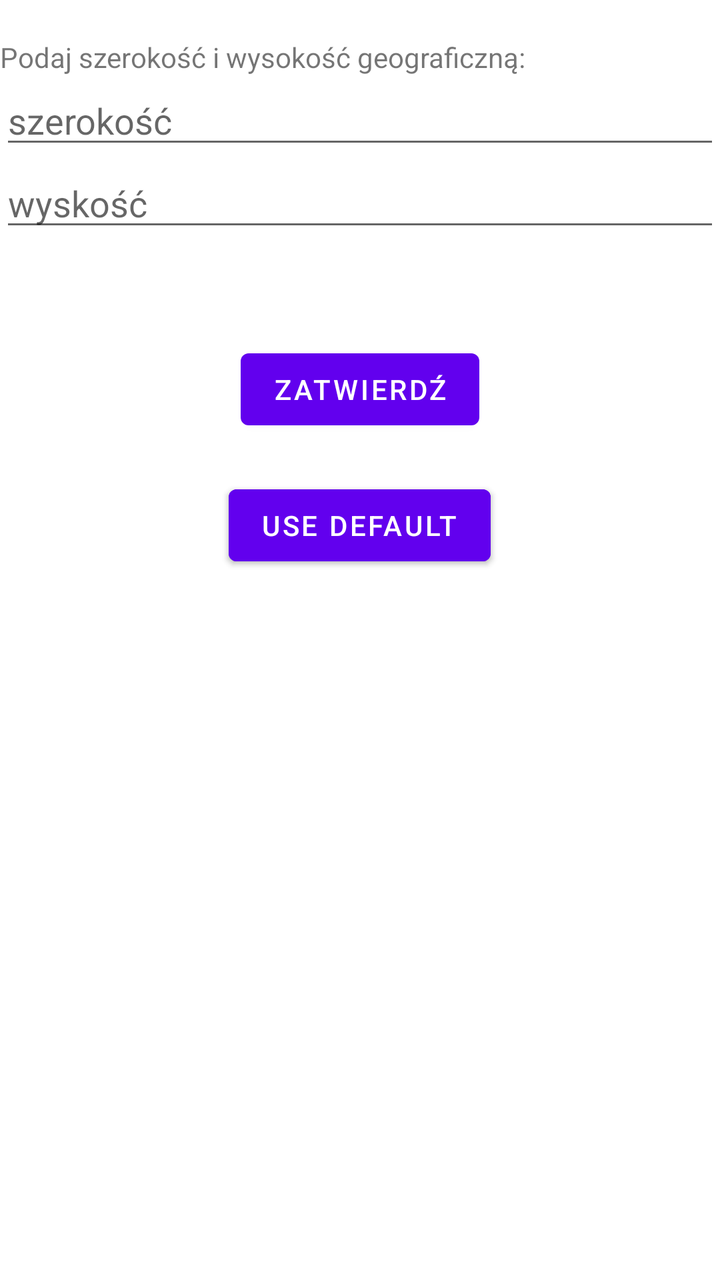
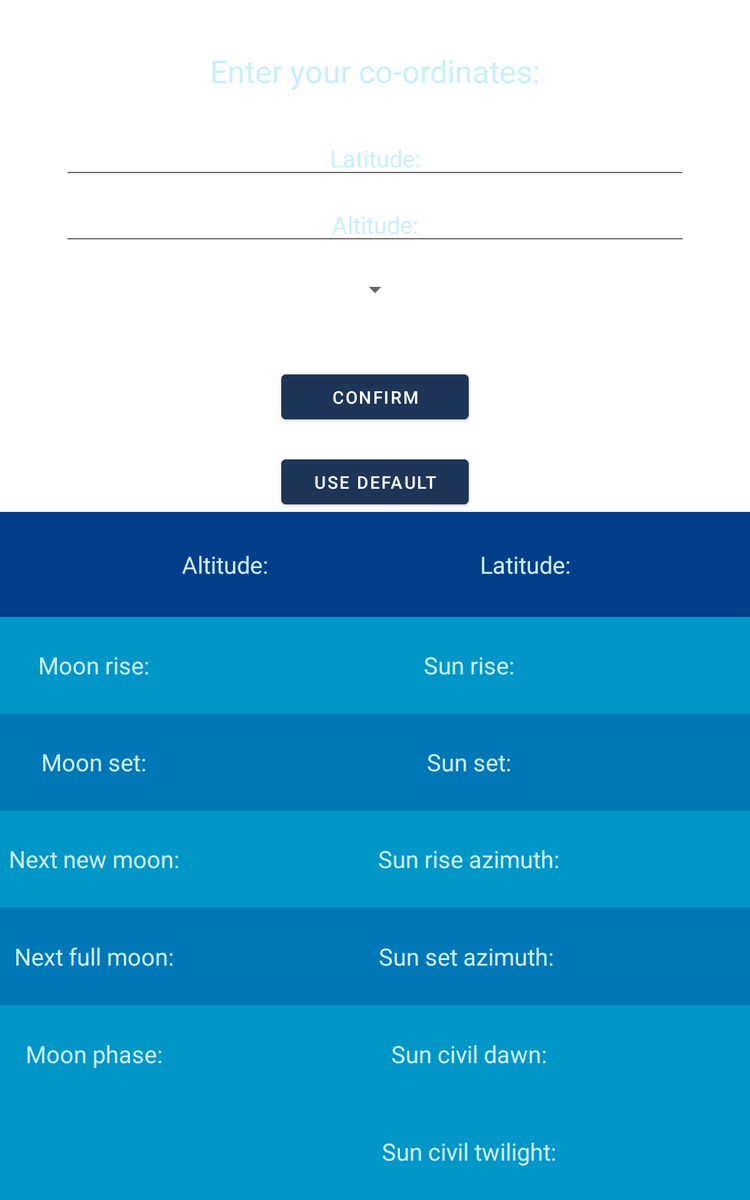

Two renders of one Android screen. The first uses the default layout on a phone; the second uses the alternative layout the repository ships for a different screen configuration, on a matching device. The two XML files are below.
<!-- AndroidManifest.xml: application theme Theme.Navbar -->
<!-- res/layout/fragment_settings.xml -->
<?xml version="1.0" encoding="utf-8"?>
<RelativeLayout xmlns:android="http://schemas.android.com/apk/res/android"
    xmlns:app="http://schemas.android.com/apk/res-auto"
    xmlns:tools="http://schemas.android.com/tools"
    android:layout_width="match_parent"
    android:layout_height="match_parent"
    tools:context=".ui.home.SettingsFragment">

    <TextView
        android:id="@+id/text_home"
        android:layout_width="match_parent"
        android:layout_height="wrap_content"

        />

    <TextView
        android:id="@+id/text_settings"
        android:layout_width="match_parent"
        android:layout_height="wrap_content"
        android:layout_below="@+id/text_home"
        android:text="Podaj szerokość i wysokość geograficzną: "
        />

    <EditText
        android:hint="szerokość"
        android:id="@+id/edit_text_latitude"
        android:layout_width="match_parent"
        android:layout_height="wrap_content"
        android:layout_below="@+id/text_settings"
        />

    <EditText
        android:hint="wyskość"
        android:id="@+id/edit_text_altitude"
        android:layout_width="match_parent"
        android:layout_height="wrap_content"
        android:layout_below="@+id/edit_text_latitude"


        />


    <Button
        android:id="@+id/button_confirm_settings"
        android:layout_width="wrap_content"
        android:layout_height="wrap_content"
        android:text="Zatwierdź"
        android:layout_below="@+id/edit_text_altitude"
        android:layout_centerHorizontal="true"
        android:layout_marginTop="50dp"
        android:onClick="buttonConfirmSettingsClick"
        />

    <Button
        android:layout_width="wrap_content"
        android:layout_height="wrap_content"
        android:layout_below="@+id/button_confirm_settings"
        android:layout_centerHorizontal="true"
        android:layout_marginTop="20dp"
        android:text="Use Default"
        android:onClick="useDefaultCoordinates"

        />

    <Button
        android:layout_width="wrap_content"
        android:layout_height="wrap_content"
        android:layout_below="@+id/button_confirm_settings"
        android:layout_centerHorizontal="true"
        android:layout_marginTop="20dp"
        android:text="Use Default"
        android:onClick="useDefaultCoordinates"

        />





</RelativeLayout>
<!-- resources referenced by this layout -->
<resources>
  <style name="Theme.Navbar" parent="Theme.MaterialComponents.DayNight.NoActionBar">
          
          <item name="colorPrimary">@color/purple_500</item>
          <item name="colorPrimaryVariant">@color/purple_700</item>
          <item name="colorOnPrimary">@color/white</item>
          
          <item name="colorSecondary">@color/teal_200</item>
          <item name="colorSecondaryVariant">@color/teal_700</item>
          <item name="colorOnSecondary">@color/black</item>
          
          <item name="android:statusBarColor" tools:targetApi="l">?attr/colorPrimaryVariant</item>
          
      </style>
  <color name="purple_500">#FF6200EE</color>
  <color name="purple_700">#FF3700B3</color>
  <color name="white">#FFFFFFFF</color>
  <color name="teal_200">#FF03DAC5</color>
  <color name="teal_700">#FF018786</color>
  <color name="black">#FF000000</color>
</resources>
<!-- res/layout-sw600dp/fragment_settings.xml (the repository's variant of the layout above) -->
<!-- drawn on a 7-inch tablet held upright -->
<?xml version="1.0" encoding="utf-8"?>
<RelativeLayout xmlns:android="http://schemas.android.com/apk/res/android"
    xmlns:app="http://schemas.android.com/apk/res-auto"
    xmlns:tools="http://schemas.android.com/tools"
    android:layout_width="match_parent"
    android:layout_height="match_parent"
    android:background="@drawable/blue_background"
    tools:context=".ui.settings.SettingsFragment">

    <TextView
        android:id="@+id/text_settings"
        style="@style/light_text"
        android:layout_width="500dp"
        android:layout_centerHorizontal="true"
        android:layout_height="wrap_content"
        android:layout_marginTop="40dp"
        android:text="@string/enter_your_co_ordinates"
        android:textSize="25dp" />

    <EditText
        android:id="@+id/edit_text_city"
        style="@style/light_text"

        android:layout_width="500dp"
        android:layout_centerHorizontal="true"
        android:layout_height="wrap_content"
        android:layout_below="@+id/text_settings"
        android:layout_marginTop="30dp"
        android:hint="@string/latitude"
        android:textColorHint="@color/almost_white" />

    <EditText
        android:id="@+id/edit_text_altitude"
        style="@style/light_text"
        android:layout_width="500dp"
        android:layout_centerHorizontal="true"
        android:layout_height="wrap_content"
        android:layout_below="@+id/edit_text_city"
        android:layout_marginTop="10dp"
        android:hint="@string/altitude"
        android:textColorHint="@color/almost_white" />

    <Spinner
        android:id="@+id/spinner_time"
        android:layout_width="wrap_content"
        android:layout_height="wrap_content"
        android:layout_below="@+id/edit_text_altitude"
        android:layout_centerHorizontal="true"
        android:layout_marginTop="20dp" />

    <Button
        android:id="@+id/button_add_city"
        android:layout_width="150dp"
        android:layout_height="wrap_content"
        android:layout_below="@+id/spinner_time"
        android:layout_centerHorizontal="true"
        android:layout_marginTop="50dp"
        android:backgroundTint="@color/dark_blue"
        android:onClick="buttonConfirmSettingsClick"
        android:text="@string/confirm" />


    <Button
        android:id="@+id/button_use_default"
        android:layout_width="150dp"
        android:layout_height="wrap_content"
        android:layout_below="@+id/button_add_city"
        android:layout_centerHorizontal="true"
        android:layout_marginTop="20dp"
        android:backgroundTint="@color/dark_blue"
        android:onClick="useDefaultCoordinates"
        android:text="@string/use_default" />

    <LinearLayout
        android:layout_width="match_parent"
        android:layout_height="match_parent"
        android:background="@color/bright_blue"
        android:orientation="vertical"
        android:layout_below="@+id/button_use_default"
        app:layout_constraintBottom_toBottomOf="parent"
        app:layout_constraintEnd_toEndOf="parent"
        app:layout_constraintStart_toStartOf="parent"
        app:layout_constraintTop_toTopOf="parent">

        <LinearLayout
            android:layout_width="match_parent"
            android:layout_height="wrap_content"
            android:layout_weight="1"
            android:background="#023e8a"
            android:gravity="center">

            <TextView
                android:id="@+id/text_device_time_moon"
                style="@style/light_text"
                android:textSize="24sp"

                />

            <TextView
                android:id="@+id/text_altitude_moon"
                style="@style/light_text"
                android:text="@string/altitude"

                />

            <TextView
                android:id="@+id/text_altitude_moon_value"
                style="@style/light_text"
                android:gravity="center_horizontal" />

            <TextView
                android:id="@+id/text_latitude_moon"
                style="@style/light_text"
                android:text="@string/latitude" />

            <TextView
                android:id="@+id/text_latitude_moon_value"
                style="@style/light_text" />

        </LinearLayout>

        <LinearLayout
            android:layout_width="match_parent"
            android:layout_height="wrap_content"
            android:layout_weight="1"
            android:gravity="center">

            <TextView
                android:id="@+id/text_moon_rise"
                style="@style/light_text"
                android:text="@string/moon_rise" />

            <TextView
                android:id="@+id/text_moon_rise_value"
                style="@style/light_text"

                />

            <TextView
                android:id="@+id/text_sun_rise"
                style="@style/light_text"
                android:text="@string/sun_rise" />

            <TextView
                android:id="@+id/text_sun_rise_value"
                style="@style/light_text"

                />
        </LinearLayout>


        <LinearLayout
            android:layout_width="match_parent"
            android:layout_height="wrap_content"
            android:layout_weight="1"
            android:background="@color/light_blue"
            android:gravity="center">

            <TextView
                android:id="@+id/text_moon_set"
                style="@style/light_text"
                android:text="@string/moon_set" />

            <TextView
                android:id="@+id/text_moon_set_value"
                style="@style/light_text" />

            <TextView
                android:id="@+id/text_sun_set"
                style="@style/light_text"
                android:text="@string/sun_set" />

            <TextView
                android:id="@+id/text_sun_set_value"
                style="@style/light_text" />

        </LinearLayout>

        <LinearLayout
            android:layout_width="match_parent"
            android:layout_height="wrap_content"
            android:layout_weight="1"
            android:gravity="center">

            <TextView
                android:id="@+id/text_new_moon"

                style="@style/light_text"
                android:text="@string/next_new_moon" />

            <TextView
                android:id="@+id/text_new_moon_value"
                style="@style/light_text" />

            <TextView
                android:id="@+id/text_sun_rise_azimuth"

                style="@style/light_text"
                android:text="@string/sun_rise_azimuth" />

            <TextView
                android:id="@+id/text_sun_rise_azimuth_value"
                style="@style/light_text" />

        </LinearLayout>

        <LinearLayout
            android:layout_width="match_parent"
            android:layout_height="wrap_content"
            android:layout_weight="1"
            android:background="@color/light_blue"
            android:gravity="center">

            <TextView
                android:id="@+id/text_full_moon"

                style="@style/light_text"
                android:text="@string/next_full_moon" />

            <TextView
                android:id="@+id/text_full_moon_value"
                style="@style/light_text" />

            <TextView
                android:id="@+id/text_sun_set_azimuth"

                style="@style/light_text"
                android:text="Sun set azimuth: " />

            <TextView
                android:id="@+id/text_sun_set_azimuth_value"
                style="@style/light_text" />

        </LinearLayout>

        <LinearLayout
            android:layout_width="match_parent"
            android:layout_height="wrap_content"
            android:layout_weight="1"
            android:gravity="center">

            <TextView
                android:id="@+id/text_moon_phase"

                style="@style/light_text"
                android:text="@string/moon_phase" />

            <TextView
                android:id="@+id/text_moon_phase_value"
                style="@style/light_text" />

            <TextView
                android:id="@+id/text_sun_civil_dawn"

                style="@style/light_text"
                android:text="@string/sun_civil_dawn" />

            <TextView
                android:id="@+id/text_sun_civil_dawn_value"
                style="@style/light_text" />
        </LinearLayout>

        <LinearLayout
            android:layout_width="match_parent"
            android:layout_height="wrap_content"
            android:layout_weight="1"
            android:gravity="center">

            <TextView style="@style/light_text" />

            <TextView

                style="@style/light_text" />

            <TextView
                android:id="@+id/text_sun_civil_twilight"
                style="@style/light_text"
                android:text="@string/sun_civil_twilight" />

            <TextView
                android:id="@+id/text_sun_civil_twilight_value"
                style="@style/light_text" />
        </LinearLayout>



    </LinearLayout>
</RelativeLayout>
<!-- resources referenced by the variant -->
<!-- as a 7-inch tablet held upright resolves them -->
<resources>
  <color name="almost_white">#caf0f8</color>
  <color name="bright_blue">#0096c7</color>
  <color name="dark_blue">#1d3557</color>
  <color name="light_blue">#0077b6</color>
  <string name="altitude">Altitude:</string>
  <string name="confirm">Confirm</string>
  <string name="enter_your_co_ordinates">Enter your co-ordinates:</string>
  <string name="latitude">Latitude:</string>
  <string name="moon_phase">Moon phase:</string>
  <string name="moon_rise">Moon rise:</string>
  <string name="moon_set">Moon set:</string>
  <string name="next_full_moon">Next full moon:</string>
  <string name="next_new_moon">Next new moon:</string>
  <string name="sun_civil_dawn">Sun civil dawn:</string>
  <string name="sun_civil_twilight">Sun civil twilight:</string>
  <string name="sun_rise">Sun rise:</string>
  <string name="sun_rise_azimuth">Sun rise azimuth:</string>
  <string name="sun_set">Sun set:</string>
  <string name="use_default">Use Default</string>
  <style name="light_text">
          <item name="android:textColor">@color/almost_white</item>
          <item name="android:textSize">19sp</item>
          <item name="android:gravity">center_horizontal</item>
          <item name="android:layout_gravity">center_vertical</item>
          <item name="android:layout_weight">1</item>
          <item name="android:layout_width">match_parent</item>
          <item name="android:layout_height">wrap_content</item>
      </style>
  <style name="Theme.Navbar" parent="Theme.MaterialComponents.DayNight.NoActionBar">
          
          <item name="colorPrimary">@color/purple_500</item>
          <item name="colorPrimaryVariant">@color/purple_700</item>
          <item name="colorOnPrimary">@color/white</item>
          
          <item name="colorSecondary">@color/teal_200</item>
          <item name="colorSecondaryVariant">@color/teal_700</item>
          <item name="colorOnSecondary">@color/black</item>
          
          <item name="android:statusBarColor" tools:targetApi="l">?attr/colorPrimaryVariant</item>
          
      </style>
  <color name="purple_500">#FF6200EE</color>
  <color name="purple_700">#FF3700B3</color>
  <color name="white">#FFFFFFFF</color>
  <color name="teal_200">#FF03DAC5</color>
  <color name="teal_700">#FF018786</color>
  <color name="black">#FF000000</color>
</resources>
